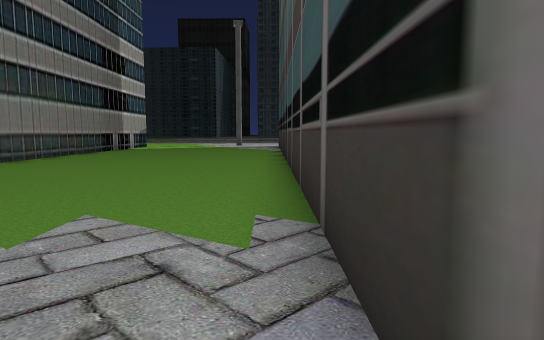
[1] (above)

24 first-person views from a walk through a Unity game level. The camera is 1.5 m above the floor, tilts 6° down and sees 75° across. The floor is counted in squares, 2 m on a side. Each view is taken from the middle of a square. On the plan, view 1 faces up. The plan holds only what a view shows up to about 11 squares ahead; the rest is blank. The place goes on beyond the plan. Some animated figures are left out. Some surface patterns are stand-ins.

[2]
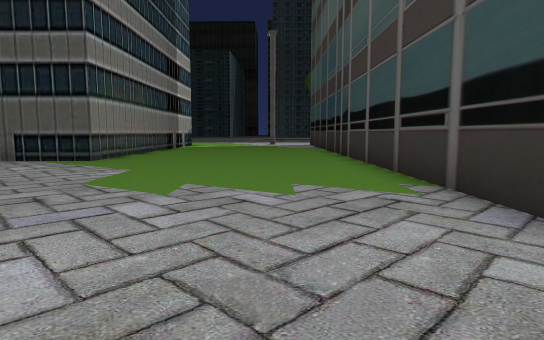

[3]
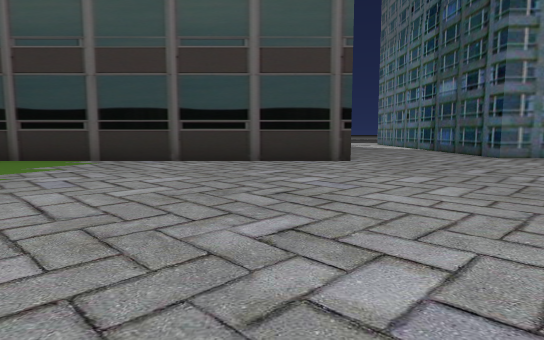

[4]
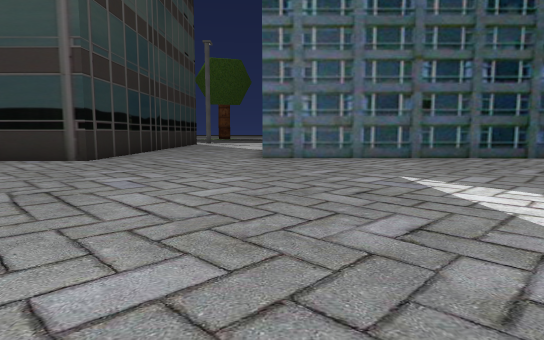

[5]
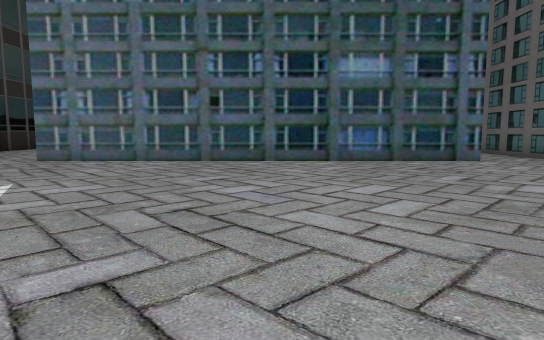

[6]
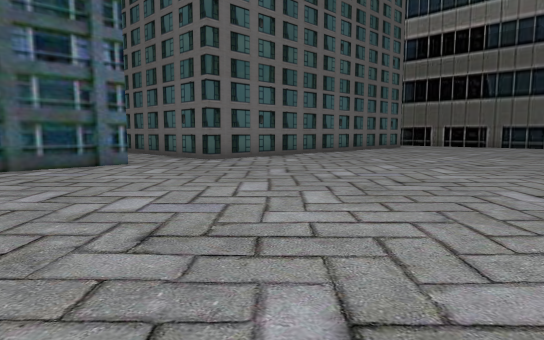

[7]
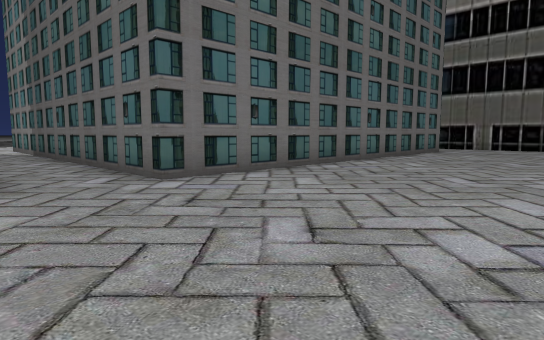

[8]
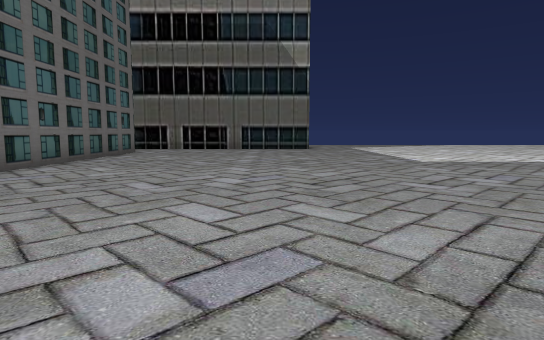

[9]
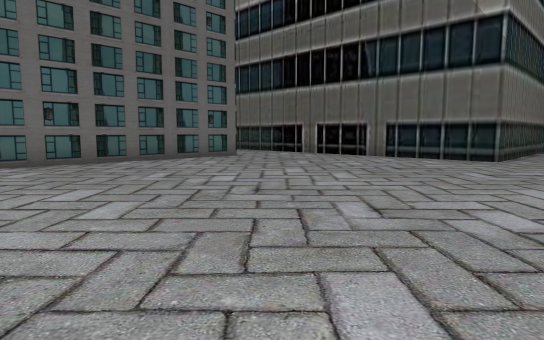

[10]
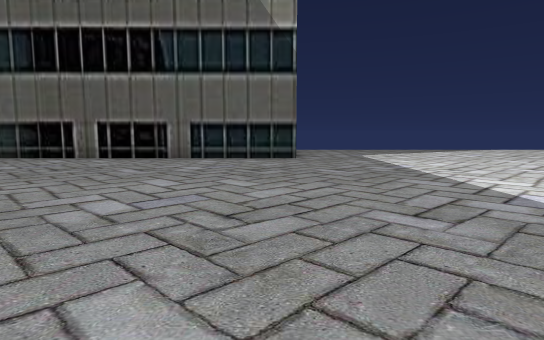

[11]
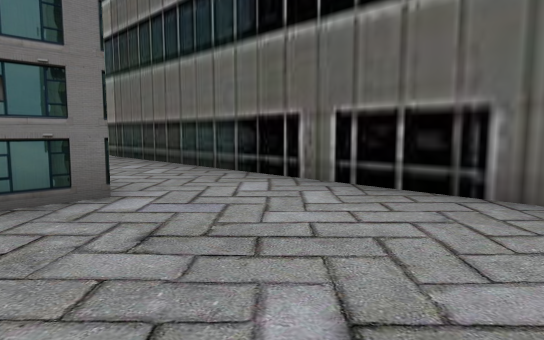

[12]
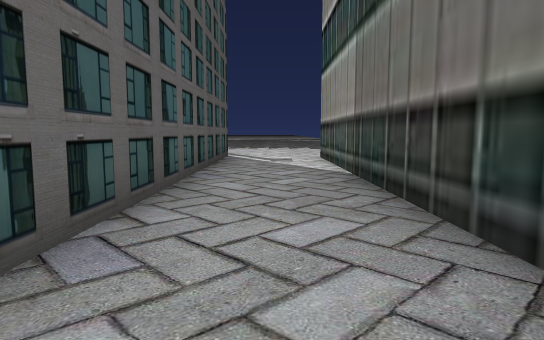

[13]
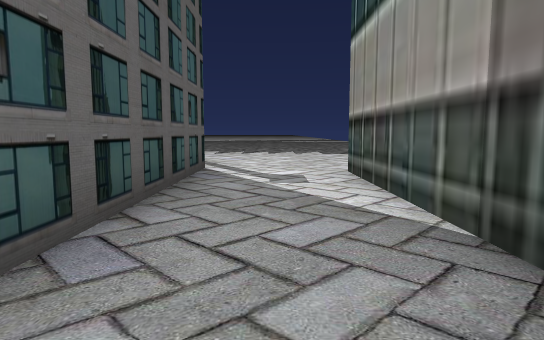

[14]
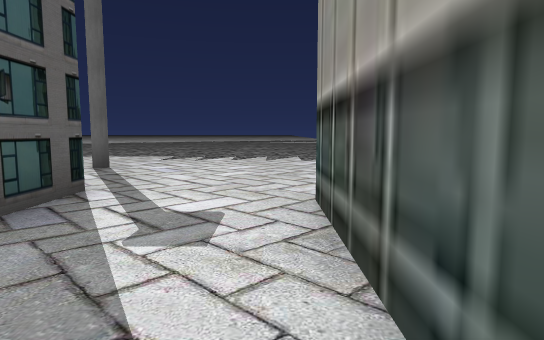

[15]
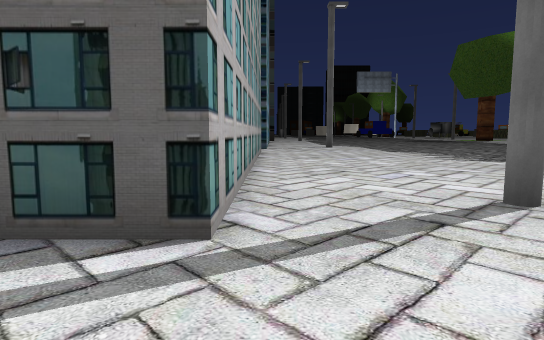

[16]
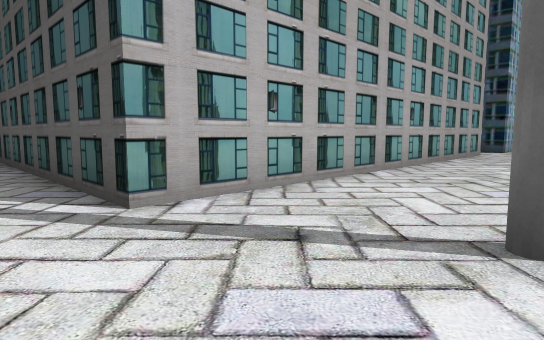

[17]
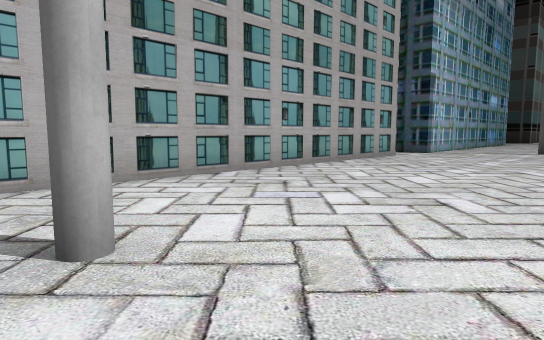

[18]
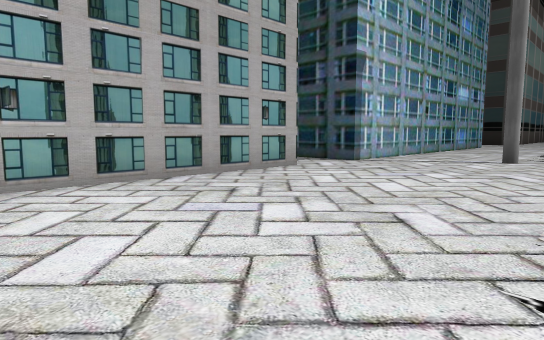

[19]
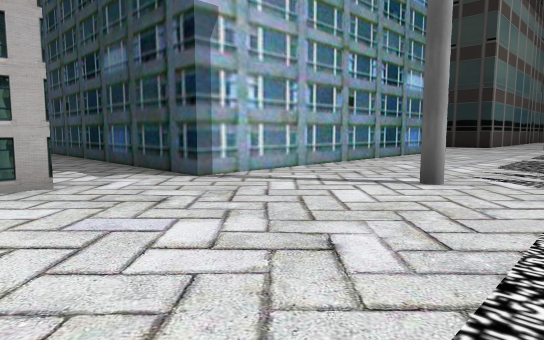

[20]
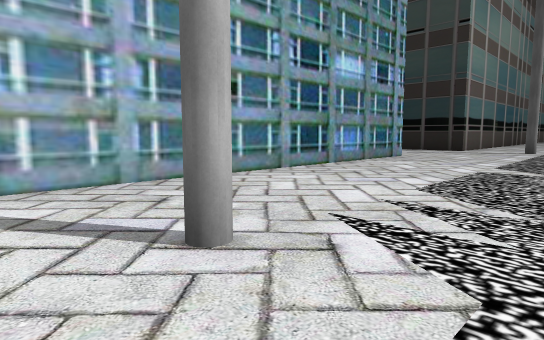

[21]
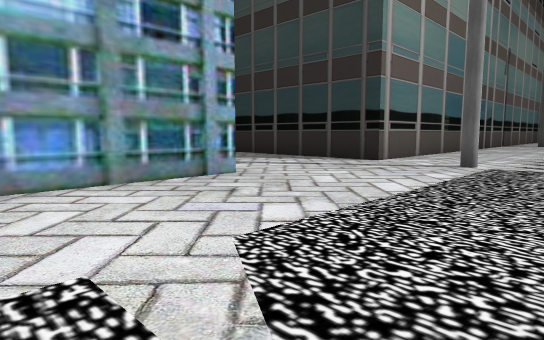

[22]
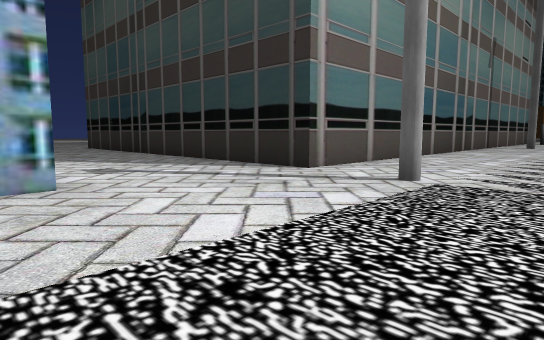

[23]
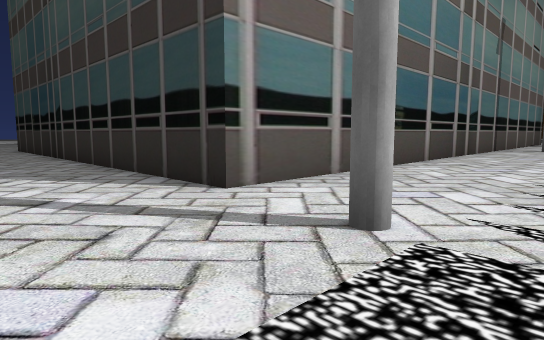

[24]
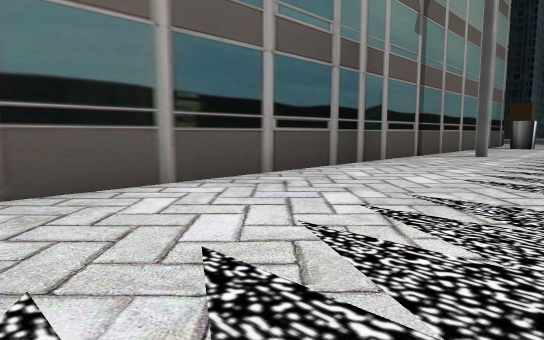

### Floor plan
Key: @ floor where view 1 was taken; # wall or solid block; . floor; B building.
Columns run from 9 left of view 1 to 19 right of it. Each row starts with its distance up from view 1.
 11   B.......#              ..
 10   B.......#             .#.
  9   B.......#            #...
  8 ##B.......#            #....
  7 ..........#            #....
  6  .........#            #....
  5  .........#            #....
  4   ........#            #....
  3    .......#            #....
  2     ......#            #.....
  1    .......#            #.....
  0   .......@#            #.....
 -1  .........#            #.....
 -2 ..........#            #.....
 -3  .........#            #....
 -4   ........##  ##########..#.
 -5    .........  ..............
 -6    .........    .............
 -7   ..........    .............
 -8  ...........      ...........
 -9 ...........#           #.....
-10  ..........#           #.....
-11   .........#           #.....
-12    ........#           #.....
-13    ........#           #.....
-14   .........#           #....
-15  ..........#           #....
-16   .........#           #.....
-17   .........#           #.....
-18   .........#           #.....
-19   .........#           #..#..
-20   .........#         ###.....
-21   ..............B............
-22    ..........................
-23    .......BBBBBBBBB   B......
-24   ........B           #......
-25   ........B           #......
-26  .........B           #......
-27 ..........B           #......
-28 ..........B           #......
-29 ..........B           #......
-30 ..........B           #......
-31 ..........B           #......
-32 ..........B           #......
-33 ..........B           #...#..
-34 ..........B  #   #   ##......
-35 .............................
-36 .............................
-37 .............................
-38 ....###################......

Positions as (right, up) in squares from view 1, and headings:
1: (0, 0), facing up
2: (-2, -2), facing up
3: (-9, -2), facing right
4: (-9, -9), facing right
5: (-8, -15), facing right
6: (-7, -17), facing down-right
7: (-4, -20), facing down-right
8: (-4, -21), facing down
9: (-8, -27), facing down-right
10: (-5, -27), facing down
11: (-3, -33), facing down-right
12: (2, -36), facing right
13: (6, -36), facing right
14: (9, -37), facing right
15: (14, -37), facing up
16: (17, -36), facing up-left
17: (19, -34), facing up-left
18: (19, -29), facing up-left
19: (19, -24), facing up-left
20: (19, -20), facing up-left
21: (19, -13), facing up-left
22: (19, -10), facing up-left
23: (18, -7), facing up-left
24: (19, -2), facing up-left
